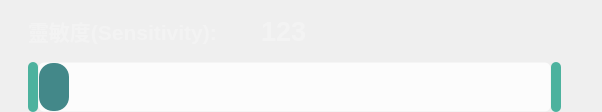
   <widget class="QWidget" name="layoutWidget_8">
    <property name="geometry">
     <rect>
      <x>1290</x>
      <y>740</y>
      <width>602</width>
      <height>112</height>
     </rect>
    </property>
    <layout class="QGridLayout" name="gridLayout_7">
     <property name="leftMargin">
      <number>0</number>
     </property>
     <property name="topMargin">
      <number>0</number>
     </property>
     <property name="bottomMargin">
      <number>0</number>
     </property>
     <property name="spacing">
      <number>0</number>
     </property>
     <item row="0" column="0">
      <widget class="QLabel" name="label_41">
       <property name="minimumSize">
        <size>
         <width>80</width>
         <height>0</height>
        </size>
       </property>
       <property name="maximumSize">
        <size>
         <width>205</width>
         <height>16777215</height>
        </size>
       </property>
       <property name="font">
        <font>
         <pointsize>16</pointsize>
         <weight>75</weight>
         <bold>true</bold>
        </font>
       </property>
       <property name="styleSheet">
        <string notr="true">color: rgb(243, 243, 243);</string>
       </property>
       <property name="text">
        <string>靈敏度(Sensitivity):</string>
       </property>
      </widget>
     </item>
     <item row="1" column="0" colspan="2">
      <widget class="QScrollBar" name="horizontalScrollBar_sensitivity">
       <property name="minimumSize">
        <size>
         <width>500</width>
         <height>50</height>
        </size>
       </property>
       <property name="maximumSize">
        <size>
         <width>600</width>
         <height>16777215</height>
        </size>
       </property>
       <property name="layoutDirection">
        <enum>Qt::LeftToRight</enum>
       </property>
       <property name="styleSheet">
        <string notr="true">QScrollBar:horizontal {
	border-radius:6px;
  border-color: none;
  border-width: 1px;
  border-style: solid;
  background-color: rgba(255, 255, 255,200);
    width: 5px;
    margin: 0px 10px 0 10px;
 }

 QScrollBar::handle:horizontal {
	border-radius:14px;
    background-color: rgba(16, 104, 106,200);
    min-height: 30px;
	min-width: 30px;
 }
QScrollBar::add-line:horizontal {
    border: 1px;
	border-radius:5px;
  background-color: rgb(76, 178, 158);
    width: 10px;
    subcontrol-position: right;
	subcontrol-origin: margin;
 }

 QScrollBar::sub-line:horizontal {
  border: 1px;
	border-radius:5px;
    background-color: rgb(76, 178, 158);
    width: 10px;
    subcontrol-position: left;
	subcontrol-origin: margin;  
 }</string>
       </property>
       <property name="maximum">
        <number>1000</number>
       </property>
       <property name="orientation">
        <enum>Qt::Horizontal</enum>
       </property>
      </widget>
     </item>
     <item row="0" column="1">
      <widget class="QLabel" name="label_sensitivity">
       <property name="maximumSize">
        <size>
         <width>300</width>
         <height>16777215</height>
        </size>
       </property>
       <property name="font">
        <font>
         <family>Microsoft JhengHei UI</family>
         <pointsize>20</pointsize>
         <weight>75</weight>
         <bold>true</bold>
        </font>
       </property>
       <property name="styleSheet">
        <string notr="true">color: rgb(243, 243, 243);</string>
       </property>
       <property name="lineWidth">
        <number>0</number>
       </property>
       <property name="text">
        <string>123</string>
       </property>
      </widget>
     </item>
    </layout>
   </widget>
